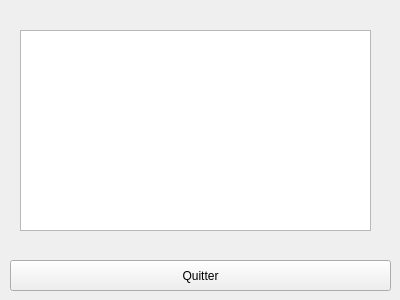
<?xml version="1.0" encoding="UTF-8"?>
<ui version="4.0">
 <class>MainWindow</class>
 <widget class="QMainWindow" name="MainWindow">
  <property name="geometry">
   <rect>
    <x>0</x>
    <y>0</y>
    <width>400</width>
    <height>300</height>
   </rect>
  </property>
  <property name="windowTitle">
   <string>MainWindow</string>
  </property>
  <widget class="QWidget" name="centralWidget">
   <widget class="QPushButton" name="pushButton">
    <property name="geometry">
     <rect>
      <x>10</x>
      <y>260</y>
      <width>381</width>
      <height>31</height>
     </rect>
    </property>
    <property name="text">
     <string>Quitter</string>
    </property>
   </widget>
   <widget class="QGraphicsView" name="ma_vue">
    <property name="geometry">
     <rect>
      <x>20</x>
      <y>30</y>
      <width>351</width>
      <height>201</height>
     </rect>
    </property>
   </widget>
  </widget>
 </widget>
 <layoutdefault spacing="6" margin="11"/>
 <resources/>
 <connections/>
</ui>
